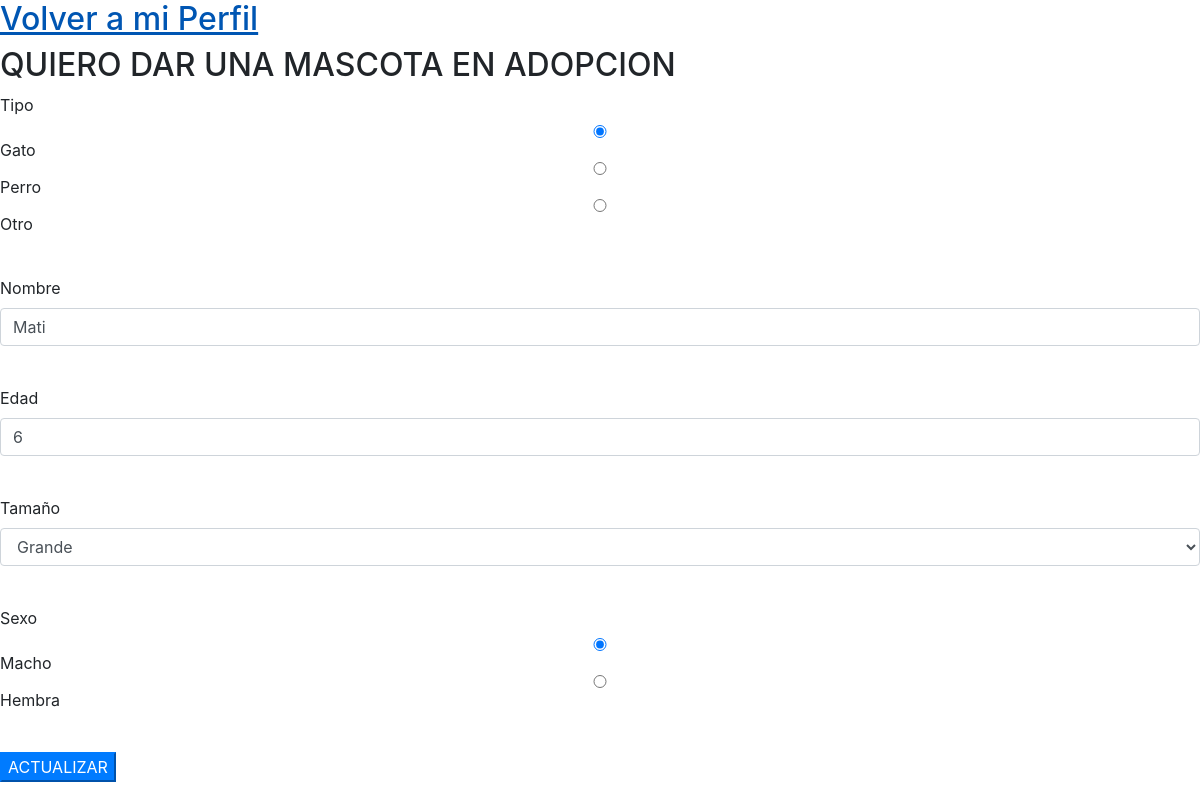
/formMascota.php?id=12, run on the app's committed database.
### tables this page shows
CREATE TABLE `mascotas` (
  `id` int(11) NOT NULL AUTO_INCREMENT,
  `tipo` varchar(45) NOT NULL,
  `nombre` varchar(45) NOT NULL,
  `edad` int(11) NOT NULL,
  `tamanio` varchar(45) NOT NULL,
  `sexo` varchar(45) NOT NULL,
  `user_id` int(11) DEFAULT NULL,
  PRIMARY KEY (`id`),
  UNIQUE KEY `id_UNIQUE` (`id`),
  KEY `fk_usuario_mascota` (`user_id`),
  CONSTRAINT `fk_usuario_mascota` FOREIGN KEY (`user_id`) REFERENCES `usuarios` (`id`) ON DELETE SET NULL ON UPDATE SET NULL
);

### classes/MySQL_DB.php (called while the page is built, shortened)
<?php
class MySQL_DB extends DB
{
  protected $conn;
  public function __construct($ruta)
  {
    $usuario = 'root';
    $password = 'root';
    $opciones = [ PDO::ATTR_ERRMODE => PDO::ERRMODE_EXCEPTION ];
    try {
    	$this->conn = new PDO($ruta, $usuario, $password, $opciones);
    }
    catch( PDOException $ErrorEnConexion ) {
    	echo "Se ha producido un error: ".$ErrorEnConexion->getMessage();
    	echo "<br>";
      exit;
    }
  }
  public function find($modelo, $id){
    $sql = 'select * from '.$modelo->table.' where id = :id';
    $stmt = $this->conn->prepare($sql);
    $stmt->bindValue(':id', $id);
    $stmt->execute();
    return $stmt->fetch(PDO::FETCH_ASSOC);
  }
}

### classes/Modelo.php (called while the page is built, shortened)
<?php
class Modelo
{
  public $datos;
  protected $db;
  public function __construct($datos=[]){
    $this->datos = $datos;
    $this->db = new MySQL_DB('mysql:host=localhost; dbname=patitasacasa; charset=utf8');
  }
  public function getAttr($attr){
    return isset($this->datos[$attr]) ? $this->datos[$attr] : null;
  }
  public function setAttr($attr, $value){
    $this->datos[$attr] = $value;
  }
  public function find($id){
    if ($fila= $this->db->find($this, $id)){
      return $this;
    }
    return false;
  }
}

### formMascota.php (the view, shortened to what this page needs)
<?php
$tamaniosMascota = ['Grande', 'Mediano', 'Pequeño'];
$mascota = new Mascota();
if (!$_POST && isset($_GET['id'])) {
  $mascota->find($_GET['id']);
}
?>
<!DOCTYPE html>
<html lang="en" dir="ltr">
  <head>
    <link rel="stylesheet" href="bootstrap.min.css">
  </head>
  <body>
    <h2><a href="perfil.php">Volver a mi Perfil</a></h2>
    <div class="register"><h2>QUIERO DAR UNA MASCOTA EN ADOPCION</h2></div>
    <form method="post" enctype="multipart/form-data">
      <div class="form-group">
        <label for="exampleInputNumber">Tipo</label></br>
        <input type="radio" class="form-control" id="exampleInputText" name="tipo" aria-describedby="nameHelp"  placeholder="" value="gato" <?= $mascota->getAttr('tipo') == 'gato' ? 'checked="checked"' : '' ?>>Gato<br>
        <input type="radio" class="form-control" id="exampleInputText" name="tipo" aria-describedby="nameHelp"  placeholder="" value="perro" <?= $mascota->getAttr('tipo') == 'perro' ? 'checked="checked"' : '' ?>>Perro<br>
        <input type="radio" class="form-control" id="exampleInputText" name="tipo" aria-describedby="nameHelp"  placeholder="" value="otro" <?= $mascota->getAttr('tipo') == 'otro' ? 'checked="checked"' : '' ?>>Otro<br>
      </div>
      <div class="form-group">
        <label for="exampleInputName">Nombre</label>
        <input type="text" class="form-control" id="exampleInputName" name="nombre" aria-describedby="nameHelp"  placeholder="" value="<?= $mascota->getAttr('nombre') ? $mascota->getAttr('nombre') : '' ?>">
      </div>
    <br>
      <div class="form-group">
        <label for="exampleInputNumber">Edad</label>
        <input type="number" class="form-control" id="exampleInputNumber" name="edad" aria-describedby="nameHelp"  placeholder="" value="<?= $mascota->getAttr('edad') ? $mascota->getAttr('edad') : '' ?>">
      </div>
    <br>
      <div class='form-group'>
        <label for='pais'>Tamaño</label>
          <select class="form-control select-pais" name="tamanio">
          <?php foreach($tamaniosMascota as $tamanio):?>
            <option value="<?=$tamanio?>" <?= $mascota->getAttr('tamanio') == $tamanio ? 'selected="selected"' : '' ?>><?=$tamanio?></option>
          <?php endforeach; ?>
        </select>
      </div>
    <br>
      <div class="form-group">
        <label for="exampleInputNumber">Sexo</label></br>
        <input type="radio" class="form-control" id="exampleInputText" name="sexo" aria-describedby="nameHelp"  placeholder="" value="macho" <?= $mascota->getAttr('sexo') == 'macho' ? 'checked="checked"' : '' ?>>Macho<br>
        <input type="radio" class="form-control" id="exampleInputText" name="sexo" aria-describedby="nameHelp"  placeholder="" value="hembra" <?= $mascota->getAttr('sexo') == 'hembra' ? 'checked="checked"' : '' ?>>Hembra
      </div>
    <br>
      <div>
        <?php if($mascota->getAttr('id')): ?>
        <button type="createAccount" class="btn-primary">ACTUALIZAR</button>
      <?php else: ?>
        <button type="createAccount" class="btn-primary">LISTO! Dar en adopción</button>
      <?php endif; ?>
      </div>
    </form>
  </body>
</html>

### data on the page
mascotas: tipo "☑", nombre "Mati", edad "6", tamanio "Grande", sexo "☑"
